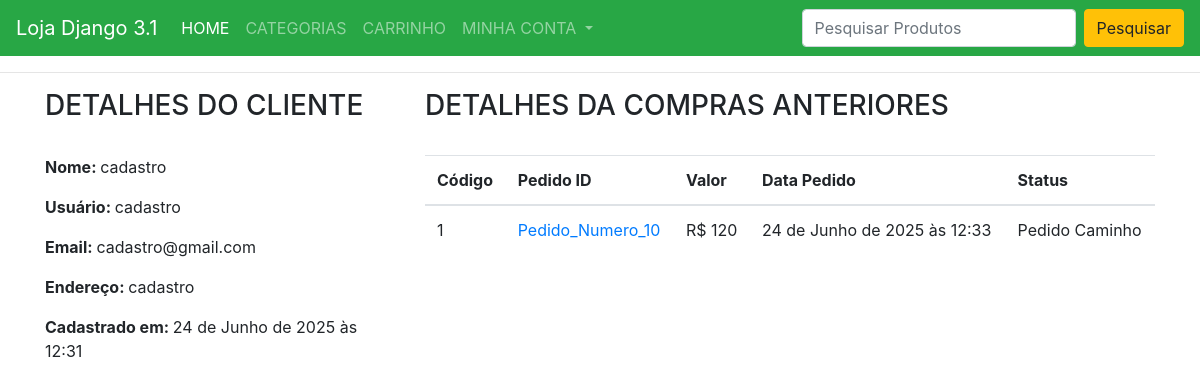
Page /perfil/ (signed in) on the earlier database version.
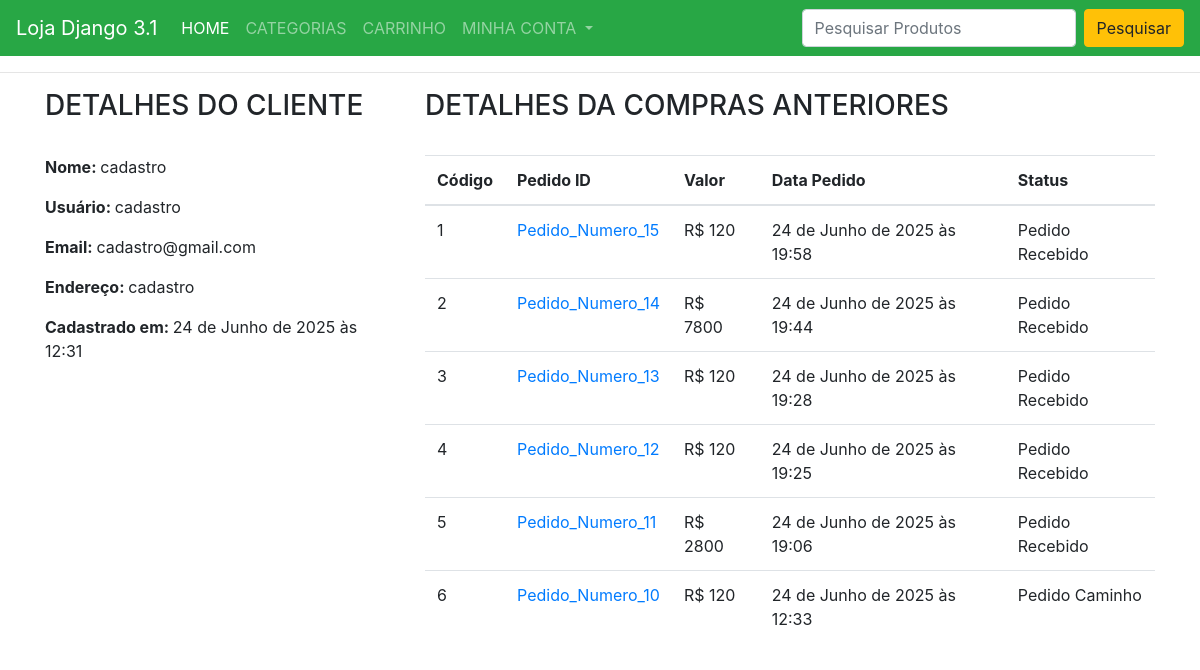
Same page on the later database version.
### lojaapp/models.py (models this page shows, shortened)
class Cliente(models.Model):
    user = models.OneToOneField(User, on_delete=models.CASCADE)
    nome_completo = models.CharField(max_length=200)
    email = models.EmailField()
    endereco = models.CharField(max_length=200, null=True, blank=True)
    data_on = models.DateTimeField(auto_now_add=True)

class Pedido_order(models.Model):
    carrinho = models.OneToOneField(Carrinho, on_delete=models.CASCADE)
    ordenando_por = models.CharField(max_length=200)
    endereco_envio = models.CharField(max_length=200)
    telefone = models.CharField(max_length=10)
    email = models.EmailField(null=True, blank=True)
    endereco_envio = models.CharField(max_length=200)
    subtotal = models.PositiveIntegerField()
    disconto = models.PositiveIntegerField()
    total = models.PositiveIntegerField()
    pedido_status = models.CharField(max_length=50, choices=PEDIDO_STATUS)
    criado_em = models.DateTimeField(auto_now_add=True)
    pagamento_method = models.CharField(max_length=20, choices=METHOD, default="Dinehriro na Entrega")
    pagamento_completo = models.BooleanField(default=False, null=True, blank=True)

### lojaapp/views.py (the view)
# urls.py: path("perfil/", ClientePerfilView.as_view(), name="clienteperfil"),
class ClientePerfilView(TemplateView):
    template_name = "clienteperfil.html"
    def dispatch(self, request, *args, **kwargs):
        if not (request.user.is_authenticated and Cliente.objects.filter(user=request.user).exists()):
            return redirect("/entrar/?next=/perfil/")
        return super().dispatch(request, *args, **kwargs)
    def get_context_data(self, **kwargs):
        context = super().get_context_data(**kwargs)
        cliente = self.request.user.cliente
        context['cliente'] = cliente
        pedidos = Pedido_order.objects.filter(carrinho__cliente=cliente).order_by('-id')
        context['pedidos'] = pedidos
        return context

### lojaapp/templates/clienteperfil.html (shortened to what this page needs)
{% extends 'base.html' %}
{% block content %}
<div class="container">
    <div class="row">
        <div class="col-md-4">
            <h3>DETALHES DO CLIENTE</h3>
            <br>
            <p><span class="font-weight-bold">Nome: </span>{{ cliente.nome_completo }}</p>
            <p><span class="font-weight-bold">Usuário: </span>{{ cliente.user.username }}</p>
            <p><span class="font-weight-bold">Email: </span>{{ cliente.user.email }}</p>
            <p><span class="font-weight-bold">Endereço: </span>{{ cliente.endereco }}</p>
            <p><span class="font-weight-bold">Cadastrado em: </span>{{ cliente.data_on }}</p>
        </div>
        <div class="col-md-8">
            <h3>DETALHES DA COMPRAS ANTERIORES</h3>
            <br>
            <table class="table">
                <thead>
                    <tr>
                        <th>Código</th>
                        <th>Pedido ID</th>
                        <th>Valor</th>
                        <th>Data Pedido</th>
                        <th>Status</th>
                    </tr>
                </thead>
                <tbody>
                    {% for pedido in pedidos %}
                    <tr>
                        <td>{{forloop.counter}}</td>
                        <td><a href="{% url 'lojaapp:clientepedidodetalhe' pedido.pk %}">Pedido_Numero_{{pedido.id}}</td></a>
                        <td>R$ {{pedido.total}}</td>
                        <td>{{pedido.criado_em }}</td>
                        <td>{{pedido.pedido_status}}</td>
                    </tr>
                    {% endfor %}
                </tbody>
            </table>
        </div>
    </div>
</div>
{% endblock %}

### lojaapp/templates/base.html (shortened to what this page needs)
<!DOCTYPE html>
<html lang="en">
<head>
    <link rel="stylesheet" href="https://stackpath.bootstrapcdn.com/bootstrap/4.5.2/css/bootstrap.min.css">
</head>
<body>
    <nav class="navbar navbar-expand-lg navbar-dark bg-success">
        <a class="navbar-brand" href="{% url 'lojaapp:home' %}">Loja Django 3.1</a>
        <div class="collapse navbar-collapse" id="navbarSupportedContent">
            <ul class="navbar-nav mr-auto">
                <li class="nav-item active">
                    <a class="nav-link" href="{% url 'lojaapp:home' %}">HOME <span class="sr-only">(current)</span></a>
                </li>
                <li class="nav-item">
                    <a class="nav-link" href="{% url 'lojaapp:Todosprodutos' %}">CATEGORIAS</a>
                </li>
                 <li class="nav-item">
                    <a class="nav-link" href="{% url 'lojaapp:meucarro' %}">CARRINHO</a>
                </li>
                <li class="nav-item dropdown">
                    <a class="nav-link dropdown-toggle" href="#" id="navbarDropdown" role="button"
                        data-toggle="dropdown" aria-haspopup="true" aria-expanded="false">
                        MINHA CONTA
                    </a>
                </li>
            </ul>
            <form class="form-inline my-2 my-lg-0" action="{% url 'lojaapp:pesquisar' %}" method="GET">
                <input name="keyword" class="form-control mr-sm-2" type="search" placeholder="Pesquisar Produtos" aria-label="Search" required>
                <button class="btn btn-warning my-2 my-sm-0" type="submit">Pesquisar</button>
            </form>
        </div>
    </nav>
    <hr>
    {% block content %}
    {% endblock content %}
</body>
</html>

Differences in the rows shown:
added Pedido_order: id "15", total "120", criado_em "24 de Junho de 2025 às 19:58", pedido_status "Pedido Recebido"
added Pedido_order: id "14", total "7800", criado_em "24 de Junho de 2025 às 19:44", pedido_status "Pedido Recebido"
added Pedido_order: id "13", total "120", criado_em "24 de Junho de 2025 às 19:28", pedido_status "Pedido Recebido"
added Pedido_order: id "12", total "120", criado_em "24 de Junho de 2025 às 19:25", pedido_status "Pedido Recebido"
added Pedido_order: id "11", total "2800", criado_em "24 de Junho de 2025 às 19:06", pedido_status "Pedido Recebido"
